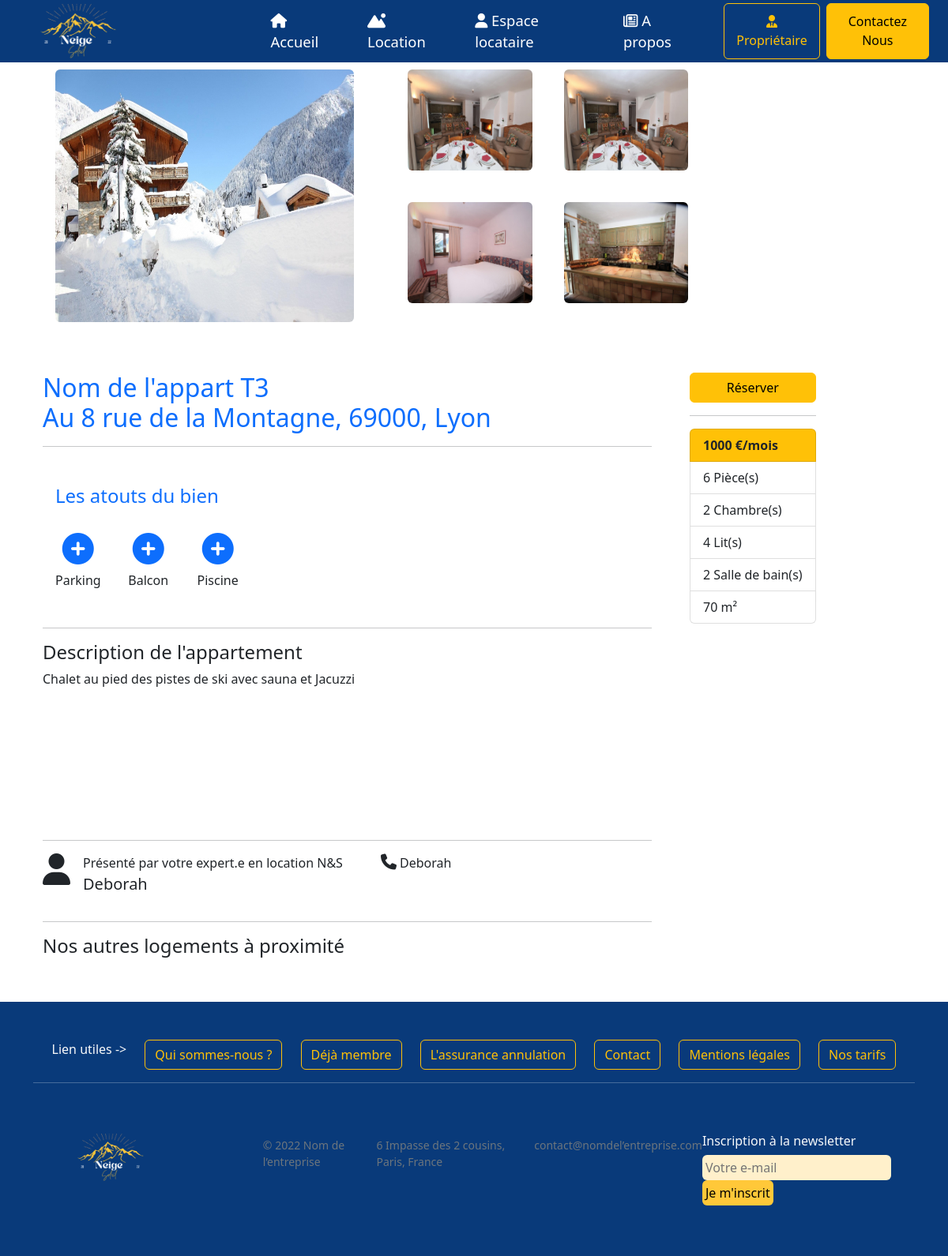
Screenshot of /index.php?page=appartement&id_appart=2 with the database file from the repository.
### tables this page shows
CREATE table appartement (
    id_appart int(5) not null AUTO_INCREMENT,
    statut_appart VARCHAR (50),
    prix_appart VARCHAR (100),
    intitule_appart VARCHAR(100),
    ville_appart VARCHAR (50),
    cp_appart VARCHAR (50),
    adresse_appart varchar (255),
    description_appart VARCHAR(500),
    type_appart VARCHAR (50),
    superficie_appart VARCHAR (50),
    nb_chambres int (5),
    nb_lits int(5),
    nb_salles_bain int(5),
    capacite_appart int(5),
    atout_appart1 VARCHAR (50),
    atout_appart2 VARCHAR (50),
    atout_appart3 VARCHAR (50),
    image_1 VARCHAR (50),
    image_2 VARCHAR (50),
    image_3 VARCHAR (50),
    image_4 VARCHAR (50),
    image_5 VARCHAR (50),
    id_reservation INT(5),
    id_contrat int(5),
    id_user INT(5),
    id_materiel_proprio int(5),
    FOREIGN key (id_reservation) REFERENCES reservation(id_reservation),
    FOREIGN key (id_contrat) REFERENCES contrat(id_contrat),
    FOREIGN key (id_user) REFERENCES user(id_user),
    FOREIGN key (id_materiel_proprio) REFERENCES materiel_proprio(id_materiel_proprio),
    PRIMARY key (id_appart)
);

### controller/config_database.php (called while the page is built)
<?php
	$server = "localhost";
	$bdd = "neige_soleil";
	$user = "root";
	$mdp = "";
?>

### src/model.php (called while the page is built, shortened)
<?php
class Modele{
    private $unPDO;
    public function __construct($server, $bdd, $user, $mdp){
        $this->unPDO = null;
        try{
            $url = "mysql:host=".$server.";dbname=".$bdd;
            $this->unPDO = new PDO($url, $user, $mdp);
        }
        catch(PDOException $exp){
            echo "<br/>Erreur de connexion à la base de données !";
            echo $exp->getMessage();
        }
    }
    public function recupAllAppartement(){
        if($this->unPDO != null){
            $request = "select * from appartement";
            $select = $this->unPDO->prepare($request);
            $select->execute();
            $appartements = $select->fetchAll();
            return $appartements;
        }else{
            return null;
        }
    }
    public function selectWhereApprtement($id_appart)
    {
        if ($this->unPDO != null) {
            $request = "select * from appartement where id_appart = :id_appart";
            $donnees = array(":id_appart" => $id_appart );
            $select = $this->unPDO->prepare($request);
            $select->execute($donnees);
            $appartement = $select->fetch();
            return $appartement;
        }
    }
}

### setting/setting_appartement.php (called while the page is built, shortened)
<?php
if (isset($_GET['id_appart'])) {
    $id_appart = $_GET['id_appart'];
    $appartement = $unController->selectWhereApprtement($id_appart);
}
if (isset($_POST["filtre_index"])){
    $mot = $_POST["mot_index"];
    $prixMax = $_POST["prixMax"];
    $prixMin= $_POST["prixMin"];
    $appartements = $unController->FiltreLocation_index($mot,$prixMax,$prixMin);
}else{
    $appartements = $unController->recupAllAppartement();
}

### controller/controller.php (called while the page is built, shortened)
<?php
require_once("src/model.php");
class Controller
{
    private $unModele;
    public function __construct($server, $bdd, $user, $mdp)
    {
        $this->unModele = new Modele($server, $bdd, $user, $mdp);
    }
    public function recupAllAppartement()
    {
        $appartements = $this->unModele->recupAllAppartement();
        return $appartements;
    }
    public function selectWhereApprtement($id_appart)
    {
        return $this->unModele->selectWhereApprtement($id_appart);
    }
}

### Templates/appartement.php (the view, shortened to what this page needs)
<section class="container">
  <div class=" text-center">
    <div class="row container-fluid" style="width:80%;">
      <div class="col-6 ">
      <?php
           echo' <div class="p-3 "><img src="Images/'.$appartement['image_1'].'" class="rounded card-img-top" style="width:100; height:20rem;" id="full" alt="..."></div>
        </div>
        <div class="col-6 ">
          <div class="container text-center">
            <div class="row g-2">';
              echo'
                 <div class="col-6">
                <div class="p-3"><img src="images/'.$appartement['image_2'].'" class="rounded card-img-top small" style="width:100; height:8rem;" alt="..."></div>
              </div>
              <div class="col-6">
                <div class="p-3"><img src="images/'.$appartement['image_3'].'" class="rounded card-img-top small" style="width:100; height:8rem;" alt="..."></div>
              </div>
              <div class="col-6">
                <div class="p-3"><img src="images/'.$appartement['image_4'].'" class="rounded card-img-top small" style="width:100; height:8rem;" alt="..."></div>
              </div>
              <div class="col-6">
                <div class="p-3"><img src="images/'.$appartement['image_5'].'" class="rounded card-img-top small" style="width:100; height:8rem;" alt="..."></div>
              </div>';
            ?>
          </div>
        </div>
      </div>
    </div>
  </div>
  <div class="d-flex py-5 container">
    <div class="pe-5 w-75">
      <?php
      echo '<h2 class="text-primary fw-lighter">' . $appartement['intitule_appart'] . ' ' . $appartement['type_appart'] . '<br> Au ' . $appartement['adresse_appart'] . ', ' . $appartement['cp_appart'] . ', ' . $appartement['ville_appart'] . '</h2>';
      echo '
      <hr>
      <h4 class="mt-5 ps-3 text-primary fw-lighter">Les atouts du bien</h4>
      <div class="d-flex">
        <div class="text-center p-3">
          <i class="fa-solid fa-circle-plus fs-1 text-primary m-2"></i>
          <p>' . $appartement['atout_appart1'] . '</p>
        </div>
        <div class="text-center p-3">
          <i class="fa-solid fa-circle-plus fs-1 text-primary m-2"></i>
          <p>' . $appartement['atout_appart2'] . '</p>
        </div>
        <div class="text-center p-3">
          <i class="fa-solid fa-circle-plus fs-1 text-primary m-2"></i>
          <p >' . $appartement['atout_appart3'] . '</p>
        </div>
      </div>
      <hr>
      <h4>Description de l\'appartement</h4>
      <p style="height: 25vh; width: 60%; ">' . $appartement['description_appart'] . '</p>
      <hr>
      <div class="d-flex">
        <div class="d-flex pe-5">
          <i class="fa-solid fa-user fs-1 me-3"></i>
          <p>Présenté par votre expert.e en location N&S<br><span class="fs-5">Deborah</span></p>
        </div>
        <div class="pe-5">
          <i class="fa-solid fa-phone fs-5"></i></i> Deborah
        </div>
      </div>
      <hr>
      <h4>Nos autres logements à proximité</h4>
    </div>
    <div>
    <div class="modal fade" id="exampleModalToggle" aria-hidden="true" aria-labelledby="exampleModalToggleLabel" tabindex="-1">
      <div class="modal-dialog modal-dialog-centered modal-xl">
        <div class="modal-content">
          <div class="modal-header">
            <h1 class="modal-title fs-5" id="exampleModalToggleLabel">Réservation</h1>
            <button type="button" class="btn-close" data-bs-dismiss="modal" aria-label="Close"></button>
          </div>
          <div class="modal-body">';
      echo '</div>
          <div class="modal-footer">
            <button class="btn btn-outline-warning" data-bs-target="#exampleModalToggle2" data-bs-toggle="modal">Contacter le propriétaire</button>
          </div>
        </div>
      </div>
    </div>
    <div class="modal fade" id="exampleModalToggle2" aria-hidden="true" aria-labelledby="exampleModalToggleLabel2" tabindex="-1">
      <div class="modal-dialog modal-dialog-centered">
        <div class="modal-content">
          <div class="modal-header">
            <button type="button" class="btn-close" data-bs-dismiss="modal" aria-label="Close"></button>
          </div>
          <div class="modal-body">';
        echo ' </div>
          <div class="modal-footer">
            <button class="btn btn-dark" data-bs-target="#exampleModalToggle" data-bs-toggle="modal">Retour</button>
          </div>
        </div>
      </div>
    </div>';
    if (!isset($_SESSION["email_locataire"]) && !isset($_SESSION["email_proprio"])) {
    echo '<button class="btn btn-warning w-100" data-bs-target="" data-bs-toggle="modal"><a class="text-decoration-none text-black" href="index.php?page=connexion_locataire">Réserver</a></button>';
    }else{
      echo '<button class="btn btn-warning w-100" data-bs-target="#exampleModalToggle" data-bs-toggle="modal">Réserver</button>';
    }
        echo '<hr class="y-5">
        <div>
          <ul class="list-group">
            <li class="list-group-item bg-warning fw-semibold">' . $appartement['prix_appart'] . ' €/mois</li>
            <li class="list-group-item">' . $appartement['capacite_appart'] . ' Pièce(s)</li>
            <li class="list-group-item">' . $appartement['nb_chambres'] . ' Chambre(s)</li>
            <li class="list-group-item">' . $appartement['nb_lits'] . ' Lit(s)</li>
            <li class="list-group-item">' . $appartement['nb_salles_bain'] . ' Salle de bain(s)</li>
            <li class="list-group-item">' . $appartement['superficie_appart'] . ' m²</li>
          </ul>
        </div>
      </div>';
      ?>
    </div>
</section>

### rows the page displays
appartement: image_1 (picture), image_2 (picture), image_3 (picture), image_4 (picture), image_5 (picture), intitule_appart "Nom de l'appart", type_appart "T3", adresse_appart "8 rue de la Montagne", cp_appart "69000", ville_appart "Lyon", atout_appart1 "Parking", atout_appart2 "Balcon", atout_appart3 "Piscine", description_appart "Chalet au pied des pistes de ski avec sauna et Jacuzzi", prix_appart "1000", capacite_appart "6", nb_chambres "2", nb_lits "4", nb_salles_bain "2", superficie_appart "70"
